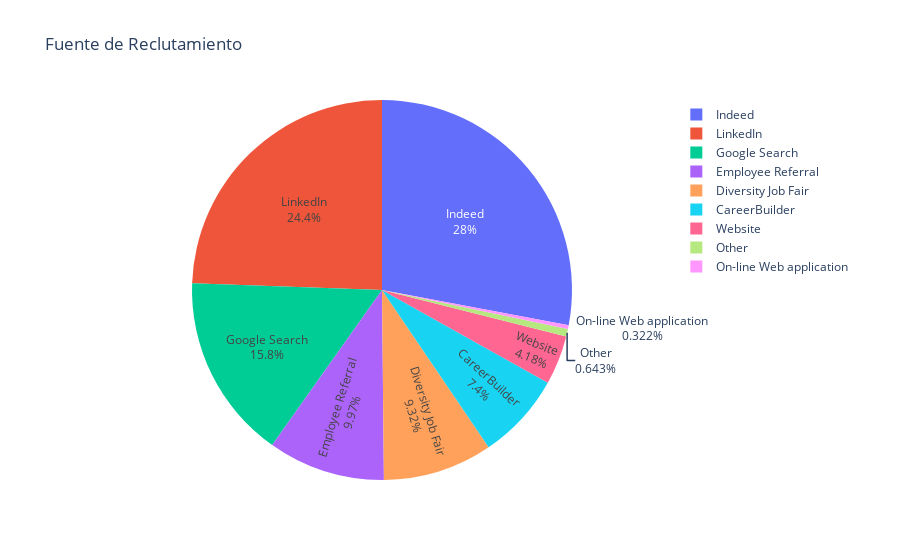

Write notebook code for a chart like this one.
### Markdown cell above
**Gráfica de pastel: Fuente de reclutamiento**

### Code cell
fig3 = px.pie(hr_data, names='RecruitmentSource', title='Fuente de Reclutamiento')
fig3.update_traces(textinfo='percent+label')

### Figure 1 — Plotly figure (JSON) as saved in the notebook; plotly's stock layout.template omitted (floating-point values rounded to 4 significant figures; data arrays with more than 128 entries replaced by an {"elided": "..."} marker saying what was removed)
{"data": [{"domain": {"x": [0, 1], "y": [0, 1]}, "hovertemplate": "RecruitmentSource=%{label}<extra></extra>", "labels": {"elided": "311 str values"}, "legendgroup": "", "name": "", "showlegend": true, "textinfo": "percent+label", "type": "pie"}], "layout": {"legend": {"tracegroupgap": 0}, "title": {"text": "Fuente de Reclutamiento"}}}
